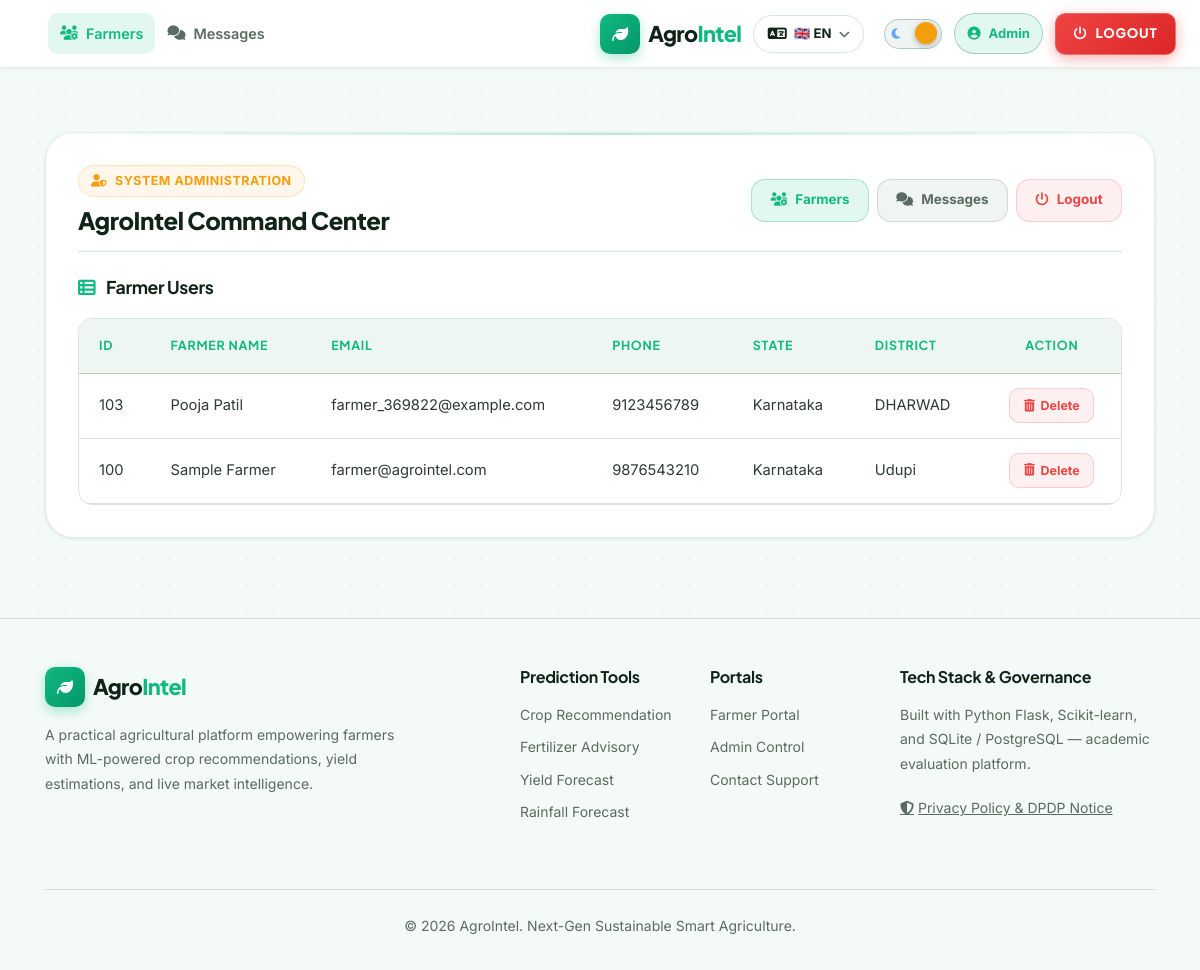
The page /admin/farmers (signed in) on the database its author committed.
### tables this page shows
CREATE TABLE farmerlogin (
    farmer_id   INTEGER PRIMARY KEY AUTOINCREMENT,
    farmer_name TEXT    NOT NULL,
    password    TEXT    NOT NULL,
    email       TEXT    NOT NULL UNIQUE,
    phone_no    TEXT    NOT NULL,
    F_State     TEXT    NOT NULL,
    F_District  TEXT    NOT NULL,
    F_Location  TEXT    NOT NULL
);

### app.py (the view)
@app.route('/admin/farmers')
def admin_farmers():
    conn = get_db()
    try:
        cursor = conn.execute('SELECT farmer_id, farmer_name, email, phone_no, F_State, F_District FROM farmerlogin ORDER BY farmer_id DESC')
        rows = cursor.fetchall()
    finally:
        conn.close()
    headers = ['ID', 'Farmer Name', 'Email', 'Phone', 'State', 'District']
    return render_template('admin_dashboard.html', title='Farmer Users', headers=headers, rows=rows, delete_url='/admin/delete_farmer')

### app.py (called while the page is built, shortened)
@app.before_request
def csrf_protect():
    session.permanent = True
    if app.config.get("TESTING") and not app.config.get("WTF_CSRF_ENABLED", True):
        return None

def generate_csrf_token():
    if "csrf_token" not in session:
        session["csrf_token"] = secrets.token_hex(32)
    return session["csrf_token"]

@app.after_request
def add_cache_control_headers(response):
    if request.path.startswith('/login') or request.path.startswith('/register'):
        response.headers['Cache-Control'] = 'no-cache, no-store, must-revalidate, max-age=0'
        response.headers['Pragma'] = 'no-cache'
        response.headers['Expires'] = '0'
    return response

@app.before_request
def require_login():
    path = request.path
    if path.startswith('/api/'):
        if session.get('user_type') not in ('farmer', 'admin'):
            return jsonify({'error': 'Authentication required'}), 401
    elif path.startswith('/farmer/'):
        if session.get('user_type') != 'farmer':
            flash('Please log in to access the Farmer Portal.', 'warning')
            return redirect(url_for('login', role='farmer'))
    elif path == '/admin' or path.startswith('/admin/'):
        if session.get('user_type') != 'admin':
            flash('Admin login required.', 'warning')
            return redirect(url_for('login', role='admin'))

### db.py (called while the page is built, shortened)
def is_postgres():
    return bool(DATABASE_URL and (DATABASE_URL.startswith('postgresql://') or DATABASE_URL.startswith('postgres://')))

def get_db():
    conn = sqlite3.connect(DB_FILE)
    conn.row_factory = sqlite3.Row
    return conn

### templates/admin_dashboard.html (shortened to what this page needs)
{% extends 'base.html' %}
{% block content %}
<div class="container py-5">
  <div class="glass-card" style="padding: 2rem;">
    <div class="d-flex flex-column flex-md-row align-items-md-center justify-content-between mb-4 pb-3" style="border-bottom: 1px solid var(--border-subtle); gap: 1rem;">
      <div>
        <span class="badge-agro badge-agro-amber mb-2"><i class="fas fa-user-shield"></i> System Administration</span>
        <h3 style="font-family: var(--font-display); font-weight: 800; font-size: 1.5rem; color: var(--text-primary); margin: 0;">
          AgroIntel Command Center
        </h3>
      </div>
      <div style="display: flex; gap: 0.5rem; flex-wrap: wrap;">
        <a href="{{ url_for('admin_farmers') }}"
           style="display: inline-flex; align-items: center; gap: 0.5rem; padding: 0.55rem 1.15rem; border-radius: var(--r-md); font-weight: 700; font-size: 0.84rem; text-decoration: none; transition: all 0.2s ease;
                  {% if title=='Farmer Users' %}background: rgba(16,185,129,0.12); color: var(--emerald-500); border: 1px solid rgba(16,185,129,0.30);{% else %}background: var(--bg-input); color: var(--text-muted); border: 1px solid var(--border-subtle);{% endif %}">
          <i class="fas fa-users-gear"></i> Farmers
        </a>
        <a href="{{ url_for('admin_messages') }}"
           style="display: inline-flex; align-items: center; gap: 0.5rem; padding: 0.55rem 1.15rem; border-radius: var(--r-md); font-weight: 700; font-size: 0.84rem; text-decoration: none; transition: all 0.2s ease;
                  {% if title=='Customer Feedback & Messages' %}background: rgba(16,185,129,0.12); color: var(--emerald-500); border: 1px solid rgba(16,185,129,0.30);{% else %}background: var(--bg-input); color: var(--text-muted); border: 1px solid var(--border-subtle);{% endif %}">
          <i class="fas fa-comments"></i> Messages
        </a>
        <a href="{{ url_for('logout') }}"
           style="display: inline-flex; align-items: center; gap: 0.5rem; padding: 0.55rem 1.15rem; border-radius: var(--r-md); font-weight: 700; font-size: 0.84rem; text-decoration: none; background: rgba(239,68,68,0.08); color: #ef4444; border: 1px solid rgba(239,68,68,0.20);">
          <i class="fas fa-power-off"></i> Logout
        </a>
      </div>
    </div>
    <div>
      <h4 style="font-family: var(--font-display); font-weight: 700; font-size: 1.1rem; color: var(--text-primary); margin-bottom: 1.25rem;">
        <i class="fas fa-table-list" style="color: var(--emerald-500); margin-right: 8px;"></i> {{ title }}
      </h4>
      <div class="table-responsive" style="border-radius: var(--r-md); border: 1px solid var(--border-subtle);">
        <table class="table-agro" style="margin: 0;">
          <thead>
            <tr>
              {% for col in headers %}
                <th>{{ col }}</th>
              {% endfor %}
              <th style="text-align: center;">Action</th>
            </tr>
          </thead>
          <tbody>
            {% if rows %}
              {% for row in rows %}
                <tr>
                  {% for cell in row %}
                    <td>{{ cell }}</td>
                  {% endfor %}
                  <td style="text-align: center;">
                    <form action="{{ delete_url }}" method="POST" onsubmit="return confirm('Are you sure you want to delete this record?');" style="margin: 0;">
                      <button type="submit" style="display: inline-flex; align-items: center; gap: 0.35rem; padding: 0.35rem 0.85rem; border-radius: var(--r-sm); font-weight: 700; font-size: 0.78rem; cursor: pointer; background: rgba(239,68,68,0.08); color: #ef4444; border: 1px solid rgba(239,68,68,0.20); transition: background 0.2s ease;" onmouseover="this.style.background='rgba(239,68,68,0.18)'" onmouseout="this.style.background='rgba(239,68,68,0.08)'">
                        <i class="fas fa-trash-can"></i> Delete
                      </button>
                    </form>
                  </td>
                </tr>
              {% endfor %}
            {% endif %}
          </tbody>
        </table>
      </div>
    </div>
  </div>
</div>
{% endblock %}

### templates/base.html (shortened to what this page needs)
<!DOCTYPE html>
<html lang="en" data-theme="dark">
<head>
  <link rel="stylesheet" href="https://cdnjs.cloudflare.com/ajax/libs/font-awesome/6.4.0/css/all.min.css">
  <link rel="stylesheet" href="https://cdn.jsdelivr.net/npm/bootstrap@4.6.2/dist/css/bootstrap.min.css">
  <link rel="stylesheet" href="{{ url_for('static_assets', path='css/modern-agrointel.css') }}">
  <link rel="stylesheet" href="{{ url_for('static_assets', path='css/agrointel-multilingual.css') }}">
</head>
<body>
  {% set is_landing     = (request.endpoint == 'index') %}
  {% set is_auth        = (request.endpoint in ['login', 'register']) %}
  {% set is_farmer_page = (request.endpoint and request.endpoint.startswith('farmer_')) %}
  {% set is_admin_page  = (request.endpoint and request.endpoint.startswith('admin_')) %}
  {% set is_portal_page = (is_farmer_page or is_admin_page) %}
  {% set is_logged_in   = (session.get('user_type') and is_portal_page) %}
  <nav class="navbar navbar-expand-lg navbar-glass sticky-top" role="navigation" aria-label="Main navigation">
    <div class="container-fluid">
      <a href="{{ url_for('index') }}" class="navbar-brand" aria-label="AgroIntel Home">
        <div class="brand-icon">
          <i class="fas fa-leaf" aria-hidden="true"></i>
        </div>
        <span class="brand-text">Agro<span class="brand-accent">Intel</span></span>
      </a>
      <div class="navbar-right-controls d-none d-lg-flex">
        <div class="agrointel-lang-dropdown mr-2" title="Language / ಭಾಷೆ / भाषा">
          <button type="button" class="agrointel-lang-btn" aria-label="Select Language">
            <span class="lang-flag"><i class="fas fa-language"></i></span>
            <span class="agrointel-lang-current-label">🇬🇧 EN</span>
            <i class="fas fa-chevron-down lang-caret" aria-hidden="true"></i>
          </button>
        </div>
        <div class="theme-switch-wrapper" title="Toggle Light / Dark Theme">
          <label class="theme-switch-label mb-0" aria-label="Toggle Light/Dark Theme">
            <div class="theme-switch-track" aria-hidden="true">
              <i class="fas fa-moon"></i>
            </div>
            <div class="theme-switch-thumb"></div>
          </label>
        </div>
        {% if is_auth %}
        {% elif is_logged_in %}
          <div class="nav-profile-badge" aria-label="Logged in user">
            <i class="fas fa-user-circle" aria-hidden="true"></i>
            {% if session.get('user_type') == 'farmer' %}
              {{ session.get('farmer_name', 'Farmer') | truncate(18, True) }}
            {% else %}
              Admin
            {% endif %}
          </div>
          <a href="{{ url_for('logout') }}" class="btn-logout-bold" title="Logout" aria-label="Logout">
            <i class="fas fa-power-off" aria-hidden="true"></i> <span data-i18n="LOGOUT">LOGOUT</span>
          </a>
        {% endif %}
      </div>
      <div class="collapse navbar-collapse order-lg-first ml-lg-4" id="navbarMain">
        <ul class="navbar-nav align-items-lg-center">
          {% if is_auth %}
            <li class="nav-item">
              <a href="{{ url_for('index') }}" class="nav-link-custom">
                <i class="fas fa-house" aria-hidden="true"></i> Home
              </a>
            </li>
          {% elif is_admin_page and session.get('user_type') == 'admin' %}
            <li class="nav-item">
              <a href="{{ url_for('admin_farmers') }}"
                 class="nav-link-custom {% if request.endpoint == 'admin_farmers' %}active{% endif %}">
                <i class="fas fa-users-gear" aria-hidden="true"></i> Farmers
              </a>
            </li>
            <li class="nav-item">
              <a href="{{ url_for('admin_messages') }}"
                 class="nav-link-custom {% if request.endpoint == 'admin_messages' %}active{% endif %}">
                <i class="fas fa-comments" aria-hidden="true"></i> Messages
              </a>
            </li>
          {% endif %}
        </ul>
      </div>
    </div>
  </nav>
  <main role="main">
    {% block content %}{% endblock %}
  </main>
  <footer role="contentinfo">
    <div class="container">
      <div class="row gy-4">
        <div class="col-lg-4 mb-4 mb-lg-0">
          <div class="d-flex align-items-center mb-3">
            <div class="brand-icon mr-2">
              <i class="fas fa-leaf" aria-hidden="true"></i>
            </div>
            <span class="brand-text">Agro<span class="brand-accent">Intel</span></span>
          </div>
          <p class="small" style="color: var(--text-muted);">
            A practical agricultural platform empowering farmers with ML-powered crop recommendations, yield estimations, and live market intelligence.
          </p>
        </div>
        <div class="col-6 col-lg-2 offset-lg-1">
          <h6 class="font-weight-bold mb-3" style="color: var(--text-primary);">Prediction Tools</h6>
          <ul class="list-unstyled small">
            <li class="mb-2"><a href="{{ url_for('farmer_crop_recommendation') }}">Crop Recommendation</a></li>
            <li class="mb-2"><a href="{{ url_for('farmer_fertilizer_recommendation') }}">Fertilizer Advisory</a></li>
            <li class="mb-2"><a href="{{ url_for('farmer_yield_prediction') }}">Yield Forecast</a></li>
            <li class="mb-2"><a href="{{ url_for('farmer_rainfall_prediction') }}">Rainfall Forecast</a></li>
          </ul>
        </div>
        <div class="col-6 col-lg-2">
          <h6 class="font-weight-bold mb-3" style="color: var(--text-primary);">Portals</h6>
          <ul class="list-unstyled small">
            <li class="mb-2"><a href="{{ url_for('login', role='farmer') }}">Farmer Portal</a></li>
            <li class="mb-2"><a href="{{ url_for('login', role='admin') }}">Admin Control</a></li>
            <li class="mb-2"><a href="{{ url_for('contact') }}">Contact Support</a></li>
          </ul>
        </div>
        <div class="col-lg-3">
          <h6 class="font-weight-bold mb-3" style="color: var(--text-primary);">Tech Stack & Governance</h6>
          <p class="small" style="color: var(--text-muted);">Built with Python Flask, Scikit-learn, and SQLite / PostgreSQL — academic evaluation platform.</p>
          <a href="{{ url_for('privacy') }}" class="small d-inline-flex align-items-center mt-1" style="color: var(--emerald-400); text-decoration: underline;">
            <i class="fas fa-shield-halved mr-1" aria-hidden="true"></i> Privacy Policy & DPDP Notice
          </a>
        </div>
      </div>
      <div class="border-top mt-5 pt-4 text-center small" style="border-color: var(--border-subtle) !important; color: var(--text-muted);">
        <p class="mb-0">&copy; 2026 AgroIntel. Next-Gen Sustainable Smart Agriculture.</p>
      </div>
    </div>
  </footer>
</body>
</html>

### rows shown on the page
farmerlogin: row "103", farmer_name "Pooja Patil", email "farmer_369822@example.com", phone_no "9123456789", F_State "Karnataka", F_District "DHARWAD"
farmerlogin: row "100", farmer_name "Sample Farmer", email "farmer@agrointel.com", phone_no "9876543210", F_State "Karnataka", F_District "Udupi"

### other values the page prints
{{ title }} "Farmer Users"
{{ col }} "ID" "FARMER NAME" "EMAIL" "PHONE" "STATE" "DISTRICT"
